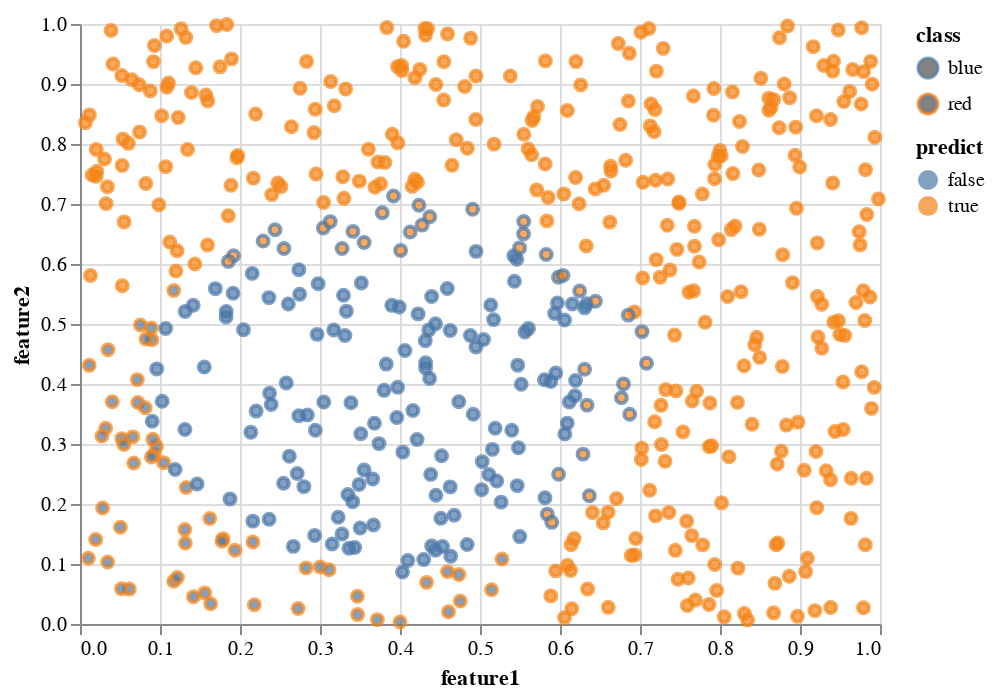

Notebook source saved alongside this figure:
### Markdown cell above
We can view how the model determines the separation of the data.

### Code cell
chart = (alt.Chart(df)
    .mark_point()
    .encode(
        x="feature1",
        y="feature2",
        color="class",
        fill="predict",
    ))
chart

### Figure 1 — Vega-Lite specification as saved in the notebook (floating-point values rounded to 4 significant figures; data arrays with more than 128 entries replaced by an {"elided": "..."} marker saying what was removed)
{"config": {"view": {"continuousWidth": 400, "continuousHeight": 300}}, "data": {"name": "data-4e3e3045f4048c1187606b77e0fe0152"}, "mark": "point", "encoding": {"color": {"type": "nominal", "field": "class"}, "fill": {"type": "nominal", "field": "predict"}, "x": {"type": "quantitative", "field": "feature1"}, "y": {"type": "quantitative", "field": "feature2"}}, "$schema": "https://vega.github.io/schema/vega-lite/v4.8.1.json", "datasets": {"data-4e3e3045f4048c1187606b77e0fe0152": {"elided": "550 records"}}}
